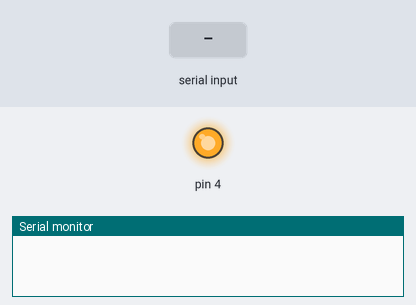
Simulated run of this sketch. Board: Arduino Uno, built with avr-gcc and run on an emulated ATmega328P. Parts: output pins drawn as LEDs (lit = HIGH), the last lines printed to the serial monitor. The test bench sets the inputs (shaded band).

Above: at 1.2 s.
1.3 s: "a" received over Serial
At 2.5 s:
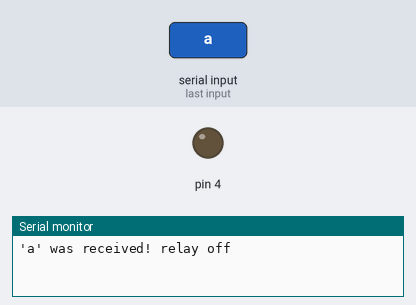
2.8 s: "b" received over Serial
At 3.8 s:
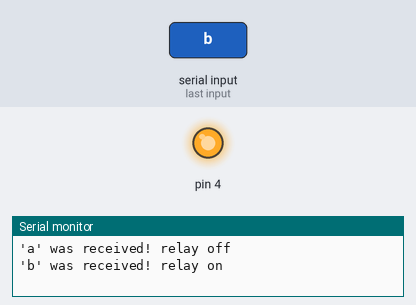
Timing chart, 0 to 5.8 s (numbered marks = the images above; inputs shaded):
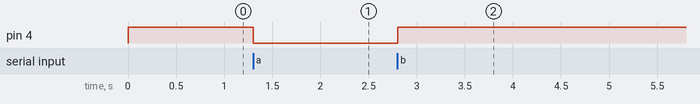

The sketch:

_220v_control.ino
```cpp
void setup()
{
  Serial.begin(9600);
  pinMode(4, OUTPUT);
  digitalWrite(4,HIGH);
}
void loop()
{
  int c = Serial.read();
  delay(1);
  if (c == 97) {
    Serial.println("'a' was received! relay off");
    digitalWrite(4,LOW);
  }
  if (c == 98) {
    Serial.println("'b' was received! relay on");
    digitalWrite(4,HIGH);
  }
}
```

Measured:
- after the input at 1.3 s, pin 4: HIGH → LOW at once
- after the input at 2.8 s, pin 4: LOW → HIGH at once
